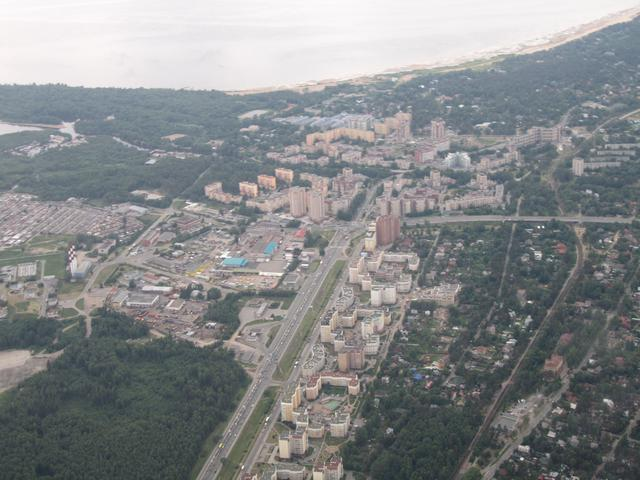
#> input picture openCVcourse/sample photos/data/aero3.jpg, 640 x 480 px
$ python basic.py
#> lines starting #> are read from the running program, lines starting #| are printed output that depends on the picture; after the words box and inside, x2 and y2 are one past the last pixel; in counts of white or black regions, pixels touching at a corner belong together
import cv2 as cv


img = cv.imread('sample photos/data/aero3.jpg')
#> img is the input picture: shape (480, 640, 3); mean B, G, R 138, 136.7, 134.2

# gray-scaling
greyed = cv.cvtColor(img, cv.COLOR_BGR2GRAY)
cv.imshow('gray', greyed)

# blurred
blurred = cv.GaussianBlur(img, (7,7), cv.BORDER_DEFAULT)
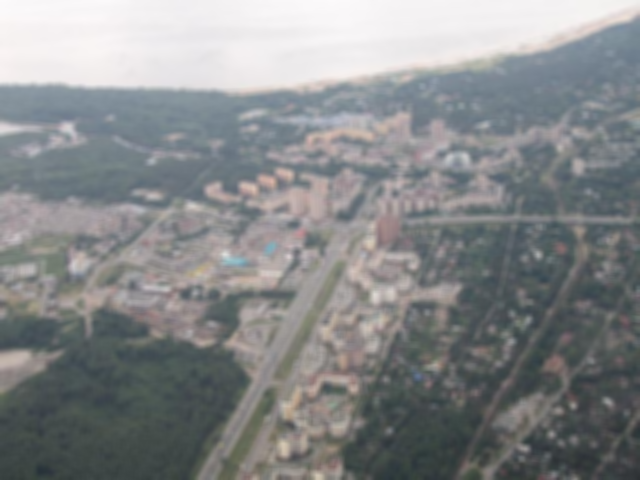
#> blurred: shape (480, 640, 3); mean B, G, R 138, 136.7, 134.2
cv.imshow('blur', blurred)

# edge cascade
edge = cv.Canny(img, 125, 125)
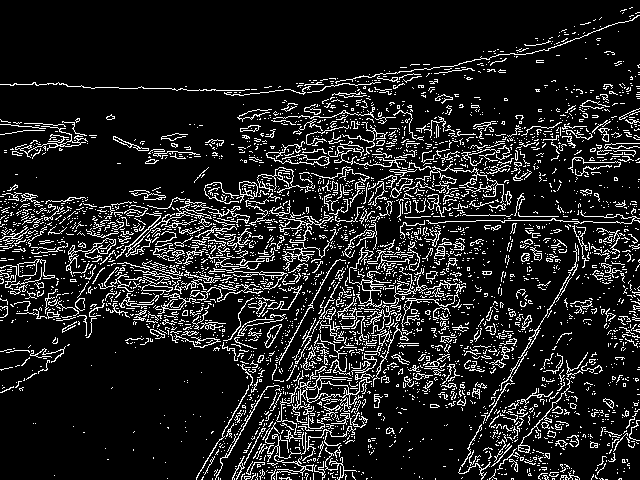
#> edge: shape (480, 640); 12.6% white in thin lines or dots
cv.imshow('canny', edge)

# reducing the num of edges by blurring
edge2 = cv.Canny(blurred, 125, 125)
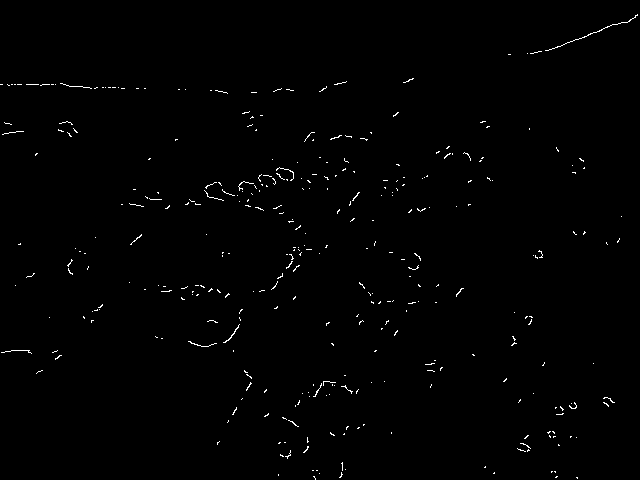
#> edge2: shape (480, 640); 0.71% white in thin lines or dots
cv.imshow('canny2', edge2)

# Dilating the image
dilated = cv. dilate(edge, (7,7), iterations=3)
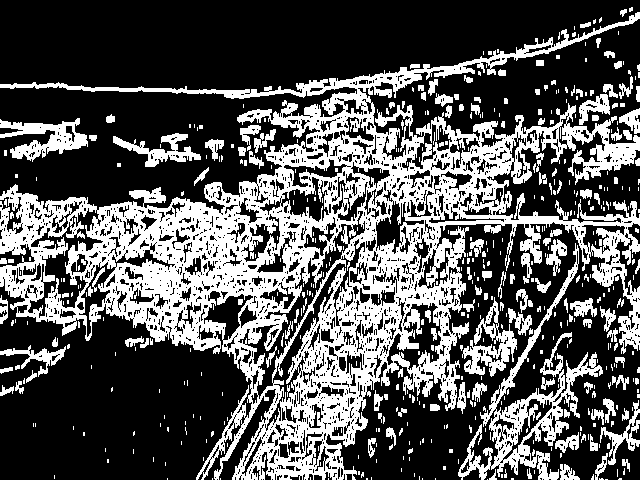
#> dilated: shape (480, 640); 33.9% white; 519 white regions (367 under 20 px), largest, box (x1, y1, x2, y2) and area: (0, 12, 640, 480) 80226, (458, 243, 603, 480) 5735, (0, 118, 88, 162) 1759
cv. imshow( 'Dilated', dilated)
# Eroding
eroded = cv. erode(edge, (7,7), iterations=3)
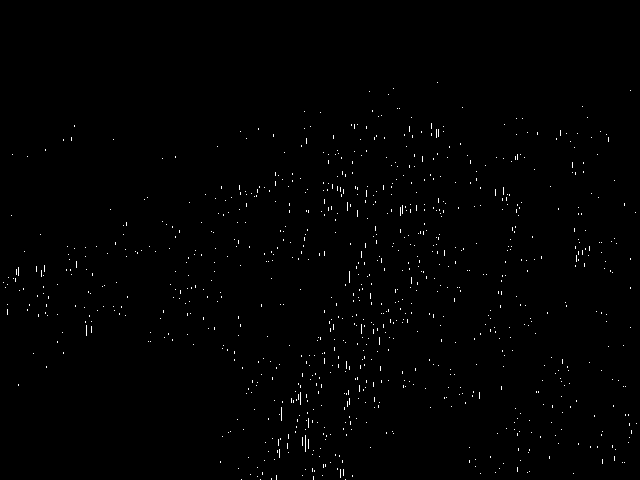
#> eroded: shape (480, 640); 0.63% white in thin lines or dots, all inside (x1, y1, x2, y2) = (3, 82, 637, 480)
cv. imshow( 'Eroded', eroded)

cv.waitKey(0)

$ run again, with openCVcourse/sample photos/data/aero1.jpg copied over openCVcourse/sample photos/data/aero3.jpg
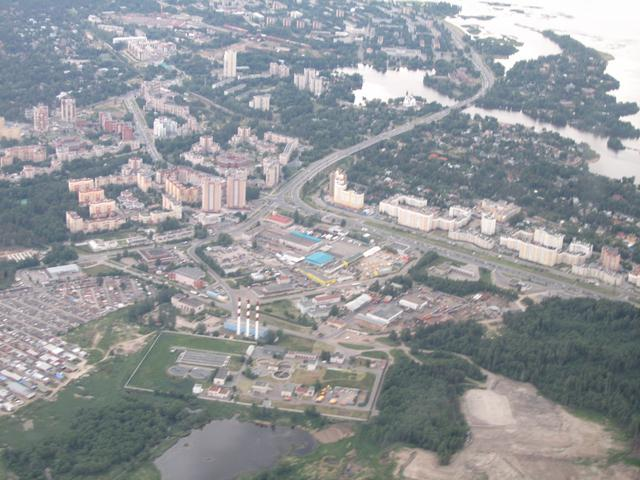
#> input picture openCVcourse/sample photos/data/aero1.jpg, 640 x 480 px
#> img is the input picture: shape (480, 640, 3); mean B, G, R 153.6, 150.4, 147.6
#> `edge = cv.Canny(img, 125, 125)`:
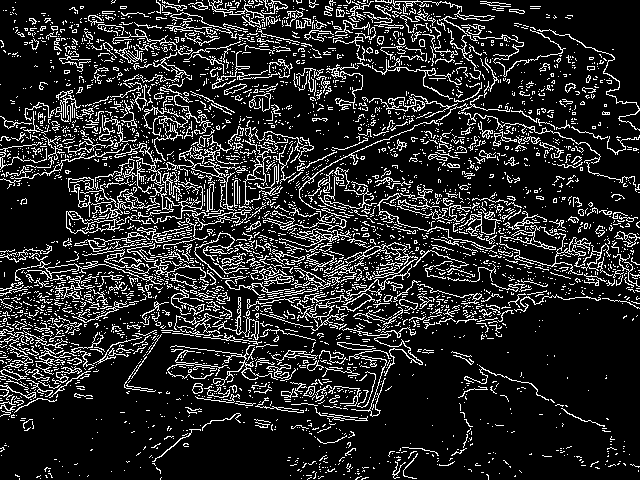
#> edge: shape (480, 640); 15.6% white in thin lines or dots
#> edge2: shape (480, 640); 1.7% white in thin lines or dots
#> dilated: shape (480, 640); 42.2% white; 528 white regions (363 under 20 px), largest, box (x1, y1, x2, y2) and area: (0, 0, 640, 438) 112572, (24, 13, 91, 86) 1215, (392, 403, 473, 480) 875
#> `eroded = cv. erode(edge, (7,7), iterations=3)`:
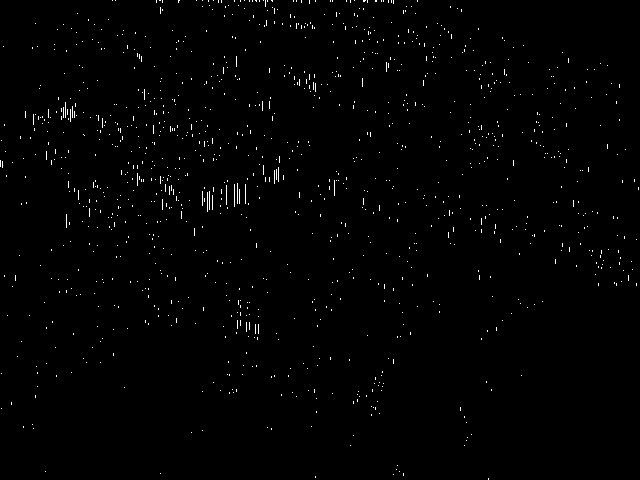
#> eroded: shape (480, 640); 0.87% white in thin lines or dots
